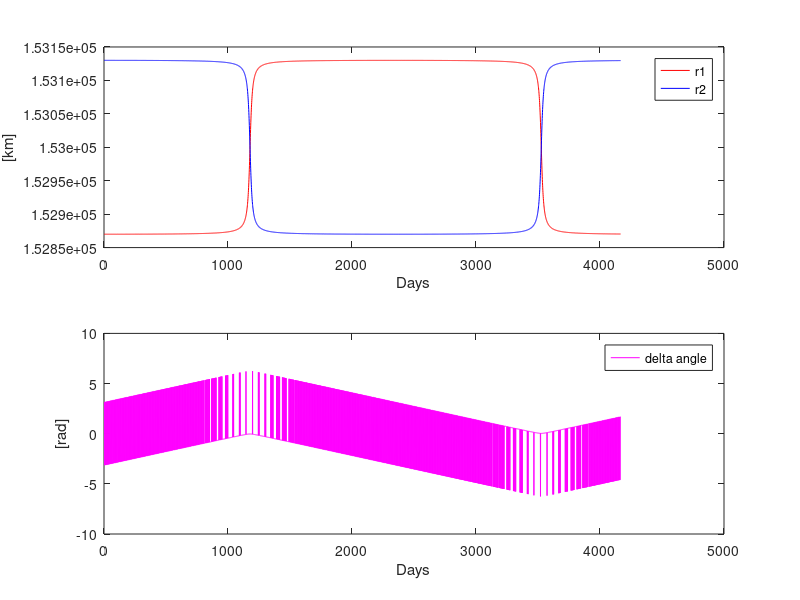

The MATLAB source for this figure:
clear;
clc;
close all
M=csvread('data.csv');
%{
figure(1)
plot(M(:,1),'r')
hold on
plot(M(:,2),'b')
ylabel('[km]')
xlabel('Days')
legend('r1','r2','Location','northeast')
print(gcf,'-depsc','-tiff','Rapport/graphics/cross.eps')
figure(2)
plot(M(:,3),'m')
ylabel('[rad]')
xlabel('Days')
legend('delta angle','Location','northeast')
print(gcf,'-depsc','-tiff','Rapport/graphics/phase.eps')
%}
figure(3)
subplot(2,1,1)
plot(M(:,1),'r')
hold on
plot(M(:,2),'b')
ylabel('[km]')
xlabel('Days')
legend('r1','r2','Location','northeast')
subplot(2,1,2)
plot(M(:,3),'m')
ylabel('[rad]')
xlabel('Days')
legend('delta angle','Location','northeast')
print(gcf,'-depsc','-tiff','Rapport/graphics/subplot.eps')